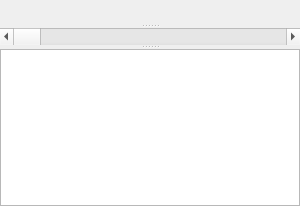
    <widget class="QSplitter" name="splitter">
     <property name="orientation">
      <enum>Qt::Vertical</enum>
     </property>
     <widget class="QCustomPlot" name="Plot" native="true">
      <property name="sizePolicy">
       <sizepolicy hsizetype="Expanding" vsizetype="Preferred">
        <horstretch>0</horstretch>
        <verstretch>0</verstretch>
       </sizepolicy>
      </property>
     </widget>
     <widget class="QScrollBar" name="horizontalScrollBar">
      <property name="minimumSize">
       <size>
        <width>0</width>
        <height>17</height>
       </size>
      </property>
      <property name="maximumSize">
       <size>
        <width>16777215</width>
        <height>17</height>
       </size>
      </property>
      <property name="singleStep">
       <number>1</number>
      </property>
      <property name="orientation">
       <enum>Qt::Horizontal</enum>
      </property>
     </widget>
     <widget class="QTextBrowser" name="Serialincomingdata_textBrowser">
      <property name="enabled">
       <bool>true</bool>
      </property>
      <property name="sizePolicy">
       <sizepolicy hsizetype="Expanding" vsizetype="Minimum">
        <horstretch>0</horstretch>
        <verstretch>0</verstretch>
       </sizepolicy>
      </property>
      <property name="minimumSize">
       <size>
        <width>300</width>
        <height>90</height>
       </size>
      </property>
      <property name="palette">
       <palette>
        <active>
         <colorrole role="HighlightedText">
          <brush brushstyle="SolidPattern">
           <color alpha="255">
            <red>0</red>
            <green>0</green>
            <blue>0</blue>
           </color>
          </brush>
         </colorrole>
        </active>
        <inactive>
         <colorrole role="HighlightedText">
          <brush brushstyle="SolidPattern">
           <color alpha="255">
            <red>0</red>
            <green>0</green>
            <blue>0</blue>
           </color>
          </brush>
         </colorrole>
        </inactive>
        <disabled>
         <colorrole role="HighlightedText">
          <brush brushstyle="SolidPattern">
           <color alpha="255">
            <red>0</red>
            <green>0</green>
            <blue>0</blue>
           </color>
          </brush>
         </colorrole>
        </disabled>
       </palette>
      </property>
     </widget>
    </widget>
